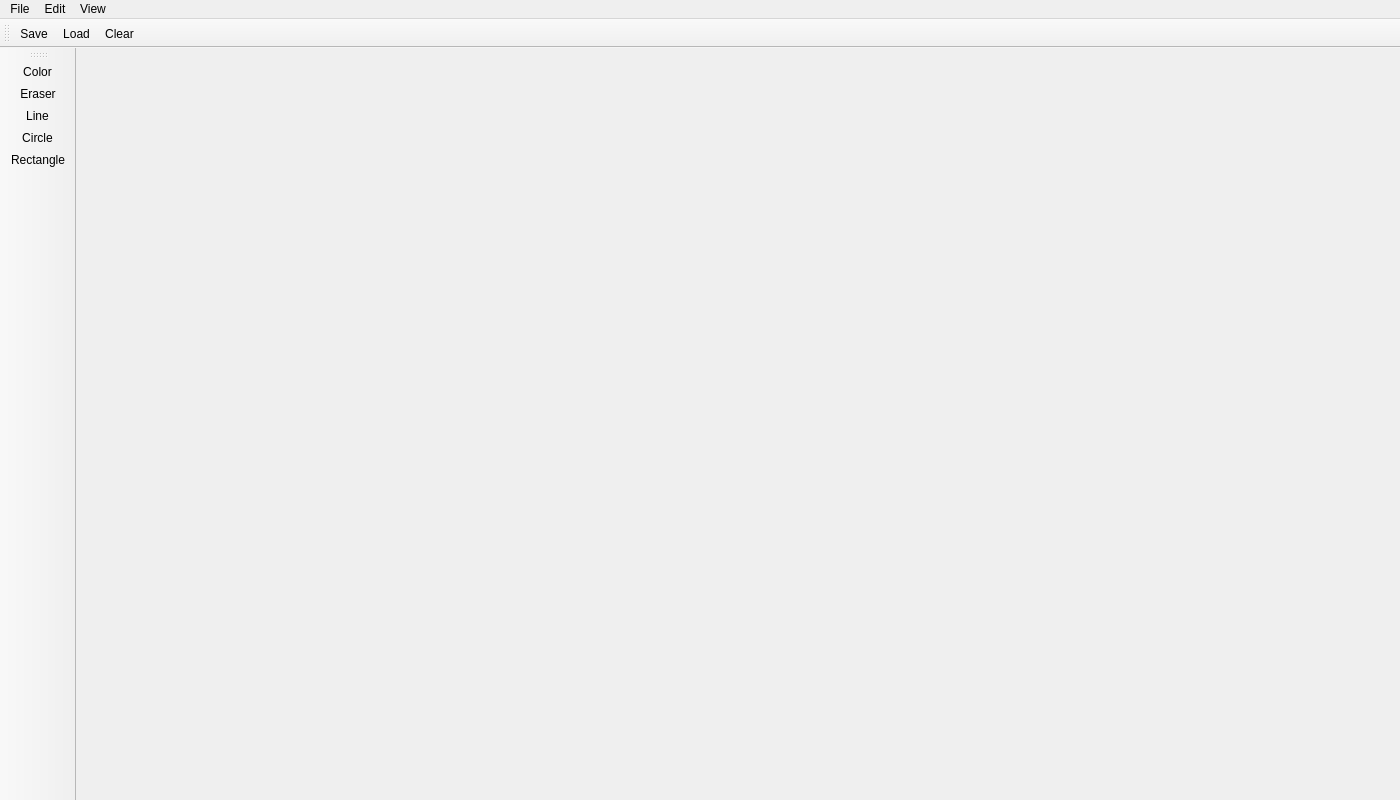
<?xml version="1.0" encoding="UTF-8"?>
<ui version="4.0">
 <class>MainWindow</class>
 <widget class="QMainWindow" name="MainWindow">
  <property name="geometry">
   <rect>
    <x>0</x>
    <y>0</y>
    <width>1400</width>
    <height>800</height>
   </rect>
  </property>
  <property name="windowTitle">
   <string>Paint</string>
  </property>
  <property name="windowIcon">
   <iconset>
    <normaloff>web.png</normaloff>web.png</iconset>
  </property>
  <property name="unifiedTitleAndToolBarOnMac">
   <bool>false</bool>
  </property>
  <widget class="QWidget" name="centralwidget"/>
  <widget class="QMenuBar" name="menubar">
   <property name="geometry">
    <rect>
     <x>0</x>
     <y>0</y>
     <width>1400</width>
     <height>30</height>
    </rect>
   </property>
   <widget class="QMenu" name="menuFile">
    <property name="title">
     <string>File</string>
    </property>
    <addaction name="actionSave"/>
    <addaction name="actionLoad"/>
    <addaction name="actionClear"/>
    <addaction name="separator"/>
    <addaction name="actionExit"/>
   </widget>
   <widget class="QMenu" name="menuEdit">
    <property name="title">
     <string>Edit</string>
    </property>
    <addaction name="actionLine"/>
    <addaction name="actionCircle"/>
    <addaction name="actionrectangle"/>
    <addaction name="actionEraser"/>
    <addaction name="separator"/>
    <addaction name="actionColor"/>
   </widget>
   <widget class="QMenu" name="menuView">
    <property name="title">
     <string>View</string>
    </property>
   </widget>
   <addaction name="menuFile"/>
   <addaction name="menuEdit"/>
   <addaction name="menuView"/>
  </widget>
  <widget class="QToolBar" name="toolBar">
   <property name="windowTitle">
    <string>toolBar</string>
   </property>
   <attribute name="toolBarArea">
    <enum>LeftToolBarArea</enum>
   </attribute>
   <attribute name="toolBarBreak">
    <bool>false</bool>
   </attribute>
   <addaction name="actionColor"/>
   <addaction name="actionEraser"/>
   <addaction name="actionLine"/>
   <addaction name="actionCircle"/>
   <addaction name="actionrectangle"/>
  </widget>
  <widget class="QToolBar" name="toolBar_2">
   <property name="windowTitle">
    <string>toolBar_2</string>
   </property>
   <attribute name="toolBarArea">
    <enum>TopToolBarArea</enum>
   </attribute>
   <attribute name="toolBarBreak">
    <bool>false</bool>
   </attribute>
   <addaction name="actionSave"/>
   <addaction name="actionLoad"/>
   <addaction name="actionClear"/>
  </widget>
  <action name="actionSave">
   <property name="icon">
    <iconset>
     <normaloff>save.png</normaloff>save.png</iconset>
   </property>
   <property name="text">
    <string>Save</string>
   </property>
  </action>
  <action name="actionLoad">
   <property name="icon">
    <iconset>
     <normaloff>load.png</normaloff>load.png</iconset>
   </property>
   <property name="text">
    <string>Load</string>
   </property>
  </action>
  <action name="actionExit">
   <property name="icon">
    <iconset>
     <normaloff>exit.png</normaloff>exit.png</iconset>
   </property>
   <property name="text">
    <string>Exit</string>
   </property>
  </action>
  <action name="actionClear">
   <property name="icon">
    <iconset>
     <normaloff>delete.png</normaloff>delete.png</iconset>
   </property>
   <property name="text">
    <string>Clear</string>
   </property>
  </action>
  <action name="actionLine">
   <property name="icon">
    <iconset>
     <normaloff>line.png</normaloff>line.png</iconset>
   </property>
   <property name="text">
    <string>Line</string>
   </property>
  </action>
  <action name="actionCircle">
   <property name="icon">
    <iconset>
     <normaloff>circle.png</normaloff>circle.png</iconset>
   </property>
   <property name="text">
    <string>Circle</string>
   </property>
  </action>
  <action name="actionrectangle">
   <property name="icon">
    <iconset>
     <normaloff>Rectangle.png</normaloff>Rectangle.png</iconset>
   </property>
   <property name="text">
    <string>Rectangle</string>
   </property>
  </action>
  <action name="actionEraser">
   <property name="icon">
    <iconset>
     <normaloff>Eraser.png</normaloff>Eraser.png</iconset>
   </property>
   <property name="text">
    <string>Eraser</string>
   </property>
  </action>
  <action name="actionColor">
   <property name="icon">
    <iconset>
     <normaloff>Color.png</normaloff>Color.png</iconset>
   </property>
   <property name="text">
    <string>Color</string>
   </property>
  </action>
 </widget>
 <resources/>
 <connections/>
</ui>
